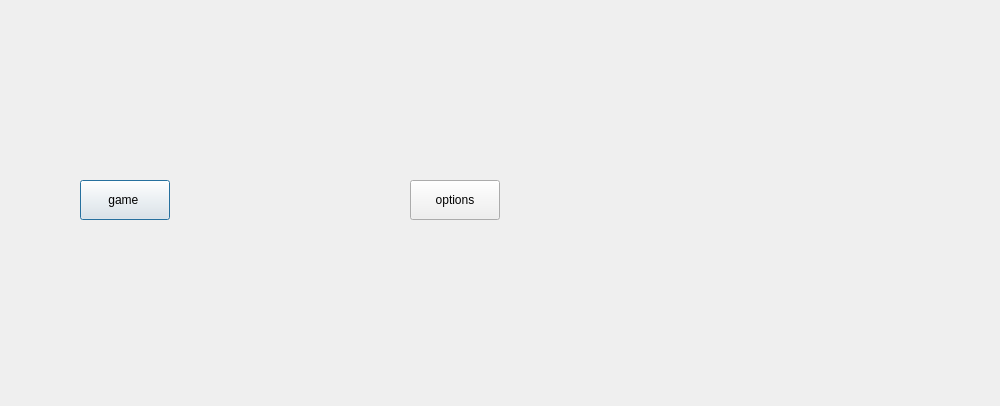
<?xml version="1.0" encoding="UTF-8"?>
<ui version="4.0">
 <class>Dialog</class>
 <widget class="QDialog" name="Dialog">
  <property name="geometry">
   <rect>
    <x>0</x>
    <y>0</y>
    <width>1000</width>
    <height>406</height>
   </rect>
  </property>
  <property name="windowTitle">
   <string>Dialog</string>
  </property>
  <widget class="QLabel" name="label">
   <property name="geometry">
    <rect>
     <x>350</x>
     <y>-20</y>
     <width>351</width>
     <height>191</height>
    </rect>
   </property>
   <property name="font">
    <font>
     <pointsize>20</pointsize>
    </font>
   </property>
   <property name="text">
    <string>&lt;NAME&gt;</string>
   </property>
  </widget>
  <widget class="QPushButton" name="pushButton">
   <property name="geometry">
    <rect>
     <x>80</x>
     <y>180</y>
     <width>90</width>
     <height>40</height>
    </rect>
   </property>
   <property name="text">
    <string>game </string>
   </property>
  </widget>
  <widget class="QPushButton" name="pushButton_2">
   <property name="geometry">
    <rect>
     <x>410</x>
     <y>180</y>
     <width>90</width>
     <height>40</height>
    </rect>
   </property>
   <property name="text">
    <string>options</string>
   </property>
  </widget>
 </widget>
 <resources/>
 <connections/>
</ui>
